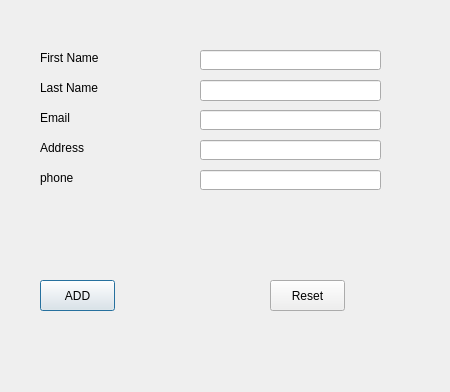
<?xml version="1.0" encoding="UTF-8"?>
<ui version="4.0">
 <class>AddFourniseur</class>
 <widget class="QDialog" name="AddFourniseur">
  <property name="windowModality">
   <enum>Qt::WindowModal</enum>
  </property>
  <property name="geometry">
   <rect>
    <x>0</x>
    <y>0</y>
    <width>450</width>
    <height>392</height>
   </rect>
  </property>
  <property name="windowTitle">
   <string>Ajouter un Fournisseur </string>
  </property>
  <widget class="QWidget" name="formLayoutWidget">
   <property name="geometry">
    <rect>
     <x>10</x>
     <y>30</y>
     <width>421</width>
     <height>341</height>
    </rect>
   </property>
   <layout class="QFormLayout" name="formLayout"/>
  </widget>
  <widget class="QLabel" name="label_2">
   <property name="geometry">
    <rect>
     <x>40</x>
     <y>80</y>
     <width>121</width>
     <height>16</height>
    </rect>
   </property>
   <property name="font">
    <font>
     <pointsize>9</pointsize>
    </font>
   </property>
   <property name="text">
    <string>Last Name</string>
   </property>
  </widget>
  <widget class="QLineEdit" name="txtAddress">
   <property name="geometry">
    <rect>
     <x>200</x>
     <y>140</y>
     <width>181</width>
     <height>20</height>
    </rect>
   </property>
   <property name="font">
    <font>
     <pointsize>9</pointsize>
    </font>
   </property>
  </widget>
  <widget class="QLabel" name="label_4">
   <property name="geometry">
    <rect>
     <x>40</x>
     <y>110</y>
     <width>121</width>
     <height>16</height>
    </rect>
   </property>
   <property name="font">
    <font>
     <pointsize>9</pointsize>
    </font>
   </property>
   <property name="text">
    <string>Email</string>
   </property>
  </widget>
  <widget class="QLineEdit" name="txtPhone">
   <property name="geometry">
    <rect>
     <x>200</x>
     <y>170</y>
     <width>181</width>
     <height>20</height>
    </rect>
   </property>
   <property name="font">
    <font>
     <pointsize>9</pointsize>
    </font>
   </property>
  </widget>
  <widget class="QLabel" name="lblInfo">
   <property name="geometry">
    <rect>
     <x>80</x>
     <y>230</y>
     <width>271</width>
     <height>20</height>
    </rect>
   </property>
   <property name="text">
    <string/>
   </property>
  </widget>
  <widget class="QLabel" name="label">
   <property name="geometry">
    <rect>
     <x>40</x>
     <y>50</y>
     <width>121</width>
     <height>16</height>
    </rect>
   </property>
   <property name="font">
    <font>
     <pointsize>9</pointsize>
    </font>
   </property>
   <property name="text">
    <string>First Name</string>
   </property>
  </widget>
  <widget class="QLabel" name="label_6">
   <property name="geometry">
    <rect>
     <x>40</x>
     <y>170</y>
     <width>121</width>
     <height>16</height>
    </rect>
   </property>
   <property name="font">
    <font>
     <pointsize>9</pointsize>
    </font>
   </property>
   <property name="text">
    <string>phone</string>
   </property>
  </widget>
  <widget class="QLineEdit" name="txtFirstName">
   <property name="geometry">
    <rect>
     <x>200</x>
     <y>50</y>
     <width>181</width>
     <height>20</height>
    </rect>
   </property>
   <property name="font">
    <font>
     <pointsize>9</pointsize>
    </font>
   </property>
  </widget>
  <widget class="QLineEdit" name="txtLastName">
   <property name="geometry">
    <rect>
     <x>200</x>
     <y>80</y>
     <width>181</width>
     <height>21</height>
    </rect>
   </property>
   <property name="font">
    <font>
     <pointsize>9</pointsize>
    </font>
   </property>
  </widget>
  <widget class="QLabel" name="label_5">
   <property name="geometry">
    <rect>
     <x>40</x>
     <y>140</y>
     <width>121</width>
     <height>16</height>
    </rect>
   </property>
   <property name="font">
    <font>
     <pointsize>9</pointsize>
    </font>
   </property>
   <property name="text">
    <string>Address</string>
   </property>
  </widget>
  <widget class="QPushButton" name="btnAdd">
   <property name="geometry">
    <rect>
     <x>40</x>
     <y>280</y>
     <width>75</width>
     <height>31</height>
    </rect>
   </property>
   <property name="font">
    <font>
     <pointsize>9</pointsize>
    </font>
   </property>
   <property name="text">
    <string>ADD</string>
   </property>
  </widget>
  <widget class="QLineEdit" name="txtEmail">
   <property name="geometry">
    <rect>
     <x>200</x>
     <y>110</y>
     <width>181</width>
     <height>20</height>
    </rect>
   </property>
   <property name="font">
    <font>
     <pointsize>9</pointsize>
    </font>
   </property>
  </widget>
  <widget class="QPushButton" name="btnReset">
   <property name="geometry">
    <rect>
     <x>270</x>
     <y>280</y>
     <width>75</width>
     <height>31</height>
    </rect>
   </property>
   <property name="font">
    <font>
     <pointsize>9</pointsize>
    </font>
   </property>
   <property name="text">
    <string>Reset</string>
   </property>
  </widget>
 </widget>
 <resources/>
 <connections/>
</ui>
